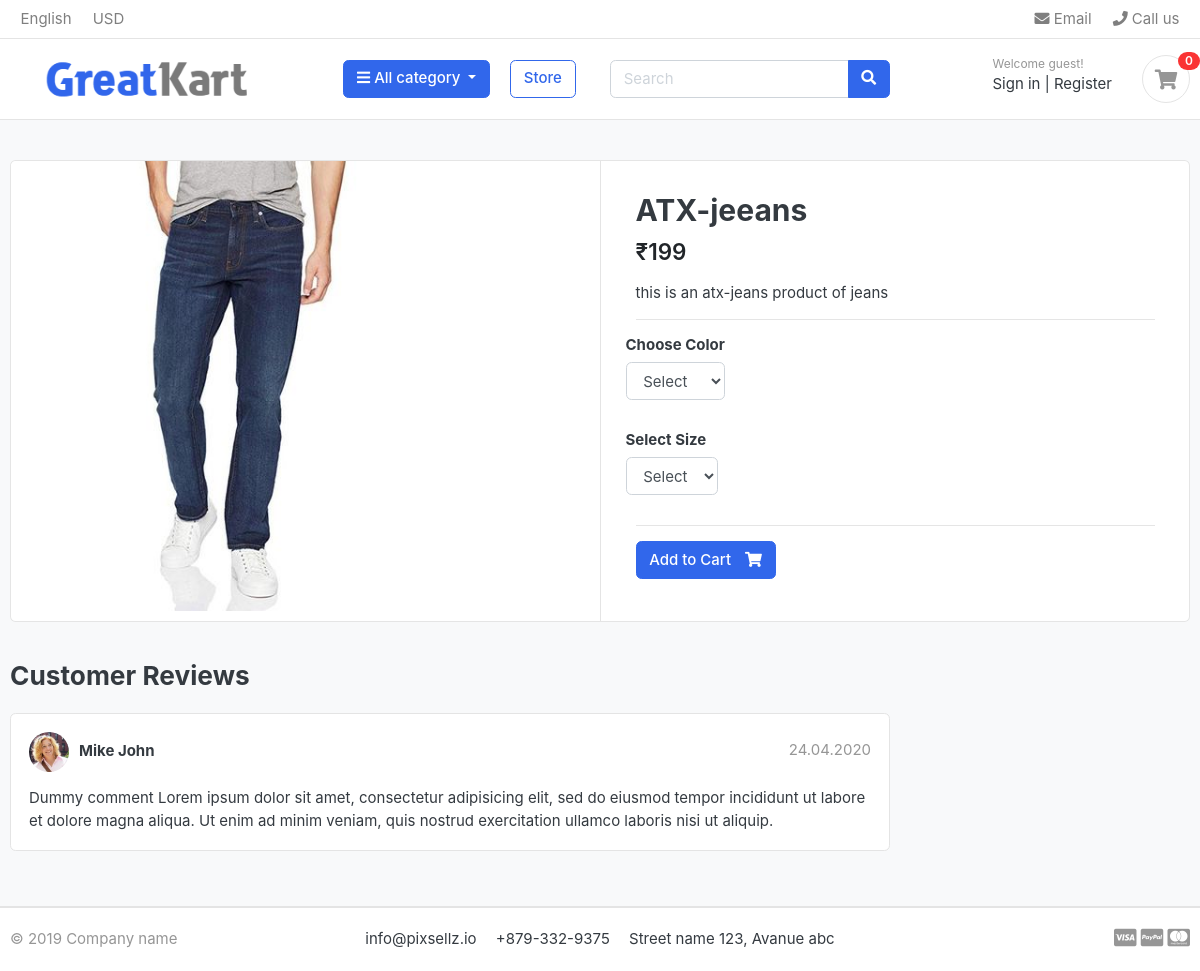
Screenshot of /store/category/jeans/atx-jeeans/ with the database file from the repository.
### store/models.py (models this page shows, shortened)
class product(models.Model):
    product_name = models.CharField(max_length=50, unique=True)
    slug = models.SlugField(max_length=100, unique=True)
    description = models.TextField(max_length=255, blank=True)
    price = models.IntegerField()
    images = models.ImageField(upload_to='photos_products/', blank=True)
    stock = models.IntegerField()
    is_avaliable = models.BooleanField(default=True)
    category = models.ForeignKey(Category, on_delete=models.CASCADE, null=True, blank=True)
    created_date = models.DateTimeField(auto_now_add=True)
    Modified_date = models.DateTimeField(auto_now=True)

### store/views.py (the view)
# urls.py: path('category/<slug:category_slug>/<slug:product_slug>/',views.products_details,name='product_detail'),
def products_details(request, category_slug, product_slug):
    single_product = get_object_or_404(
        product,
        category__slug=category_slug,
        slug=product_slug
    )
    in_cart = CardItem.objects.filter(cart__cart_id=_cart_id(request), Product=single_product).exists()
    context = {
        'single_product': single_product,
        'in_cart':in_cart,
    }
    return render(request, 'store/products_details.html', context)

### carts/context_processors.py (called while the page is built)
def counter(request):
    cart_count = 0
    if 'admin' in request.path:
        return {}
    try:
        cart = Cart.objects.get(cart_id=_cart_id(request))
        cart_items = CardItem.objects.filter(cart=cart, is_active=True)
        for cart_item in cart_items:
            cart_count += cart_item.quantity
    except Cart.DoesNotExist:
        cart_count = 0
    return dict(cart_count=cart_count)

### carts/views.py (called while the page is built)
def _cart_id(request):
    cart = request.session.session_key
    if not cart:
        cart = request.session.create()
    return cart

### category/context_processors.py (called while the page is built)
def menu_links(request):
    links=Category.objects.all()
    return dict(links=links)

### category/models.py (called while the page is built)
    def get_url(self):
        return reverse('products_by_category',args=[self.slug])

### store/models.py (called while the page is built)
    def colors(self):
        return super(VariationManager,self).filter(variation_category='color',is_active=True)

    def sizes(self):
        return super(VariationManager,self).filter(variation_category='size',is_active=True)

### greatkart/templates/store/products_details.html (shortened to what this page needs)
{% extends 'base.html' %}
{% load static %}
{% block content %}
<section class="section-content padding-y bg">
<div class="container">
<div class="card">
    <div class="row no-gutters">
        <aside class="col-md-6">
            <article class="gallery-wrap">
                <div class="img-big-wrap">
                    <img src="{{ single_product.images.url }}" alt="{{ single_product.product_name }}">
                </div>
            </article>
        </aside>
        <main class="col-md-6 border-left">
            <form action="{% url 'add_cart' single_product.id %}" method="POST">
                <article class="content-body">
                    <h2 class="title">{{ single_product.product_name }}</h2>
                    <div class="mb-3">
                        <var class="price h4">₹{{ single_product.price }}</var>
                    </div>
                    <p>{{ single_product.description }}</p>
                    <hr>
                    <div class="row">
                        <div class="item-option-select">
                            <h6>Choose Color</h6>
                            <select name="color" class="form-control" required>
                                <option value="" disabled selected>Select</option>
                            </select>
                        </div>
                    </div>
                    <div class="row mt-3">
                        <div class="item-option-select">
                            <h6>Select Size</h6>
                            <select name="size" class="form-control" required>
                                <option value="" disabled selected>Select</option>
                            </select>
                        </div>
                    </div>
                    <hr>
                    {% if single_product.stock <= 0 %}
                        <h5 class="text-danger">Out of Stock</h5>
                    {% else %}
                            <button type="submit" class="btn btn-primary">
                                <span class="text">Add to Cart</span>
                                <i class="fas fa-shopping-cart"></i>
                            </button>
                    {% endif %}
                </article>
            </form>
        </main>
    </div>
</div>
<br>
<div class="row">
    <div class="col-md-9">
        <header class="section-heading">
            <h3>Customer Reviews</h3>
        </header>
        <article class="box mb-3">
            <div class="icontext w-100">
                <img src="{% static './images/avatars/avatar1.jpg' %}" class="img-xs icon rounded-circle">
                <div class="text">
                    <span class="date text-muted float-md-right">
                        24.04.2020
                    </span>
                    <h6 class="mb-1">Mike John</h6>
                </div>
            </div>
            <div class="mt-3">
                <p>
                    Dummy comment Lorem ipsum dolor sit amet,
                    consectetur adipisicing elit, sed do eiusmod
                    tempor incididunt ut labore et dolore magna aliqua.
                    Ut enim ad minim veniam, quis nostrud exercitation
                    ullamco laboris nisi ut aliquip.
                </p>
            </div>
        </article>
    </div>
</div>
</div>
</section>
{% endblock %}

### greatkart/static/css/ui.css (style rules this page uses)
html { font-family: "Inter", sans-serif; font-size: 15px; }
.content-body { flex: 1 1 auto; padding: 2rem 2.3rem; }
.img-xs, .img-sm, .img-md, .img-lg { -o-object-fit: cover; object-fit: cover; flex-shrink: 0; flex-grow: 0; }
.img-xs { width: 40px; height: 40px; }
.padding-y { padding-top: 40px; padding-bottom: 40px; }
var { font-style: normal; }
article:after, .form-group:after { display: block; clear: both; content: ""; }
.bg { background-color: #f8f9fa; }
.section-heading { margin-bottom: 20px; margin-top: 15px; }
p:last-child { margin-bottom: 0; }
.btn .text + i { margin-left: 10px; }
.icontext { display: inline-flex; align-items: center; vertical-align: middle; }
.icontext .text { width: 100%; line-height: 1.2; }
.icontext .icon { position: relative; margin-right: 10px; flex-shrink: 0; flex-grow: 0; }
.price { font-weight: 600; color: #212529; }
.box { padding: 18px; background: #fff; border-radius: 0.37rem; border: 1px solid #e4e4e4; }
.box img { max-width: 100%; }
.gallery-wrap .img-big-wrap { margin-bottom: 10px; border-radius: 0.37rem; overflow: hidden; background-color: #fff; }
.gallery-wrap .img-big-wrap img { height: 450px; width: auto; display: inline-block; }
.item-option-select { margin-bottom: 1rem; display: inline-block; margin-right: 15px; }

### rows the page displays
product: images (picture), product_name "ATX-jeeans", price "199", description "this is an atx-jeans product of jeans"

### other values shown
{{ cart_count }} "0"
